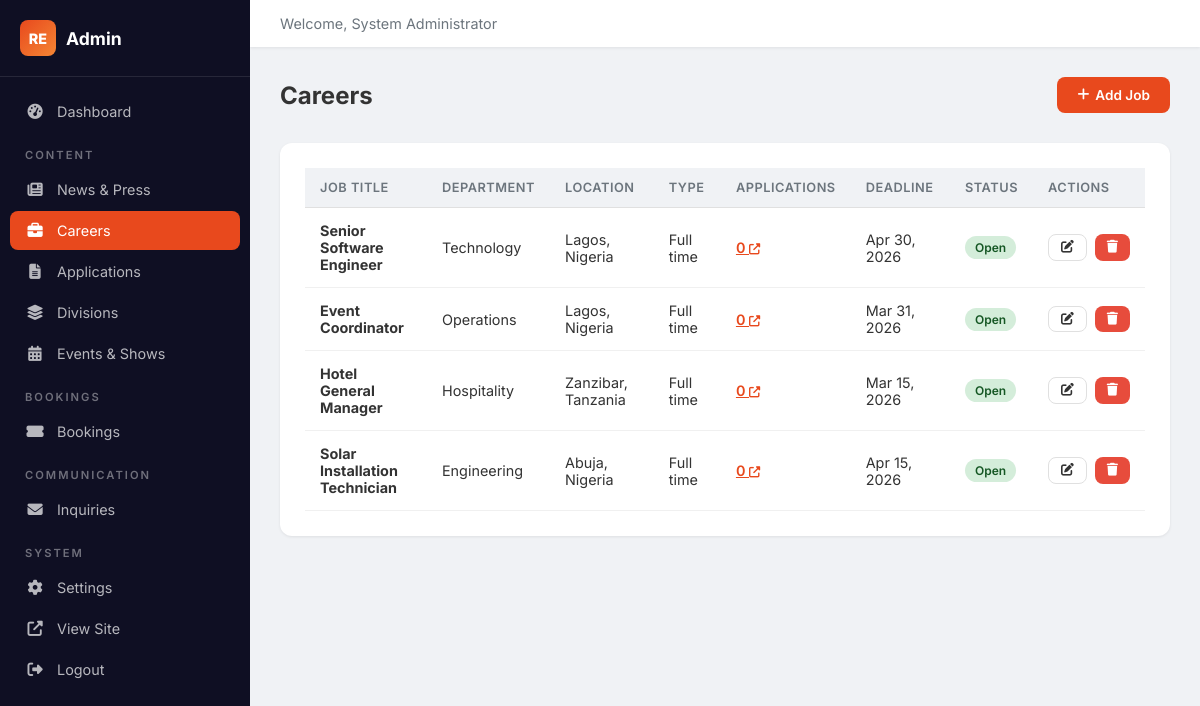
Page /admin/admin-careers.php (signed in) on the committed database.
### tables this page shows
CREATE TABLE IF NOT EXISTS careers (
    id INT AUTO_INCREMENT PRIMARY KEY,
    job_title VARCHAR(200) NOT NULL,
    slug VARCHAR(200) NOT NULL UNIQUE,
    department VARCHAR(100),
    division_id INT DEFAULT NULL,
    location VARCHAR(150),
    employment_type ENUM('full_time','part_time','contract','internship') DEFAULT 'full_time',
    description TEXT,
    requirements TEXT,
    responsibilities TEXT,
    salary_range VARCHAR(100),
    application_deadline DATE,
    status ENUM('open','closed') DEFAULT 'open',
    created_at DATETIME DEFAULT CURRENT_TIMESTAMP
);

### config.php (called while the page is built, shortened)
<?php
try {
    $pdo = new PDO(
        "mysql:host=" . DB_HOST . ";dbname=" . DB_NAME . ";charset=utf8mb4",
        DB_USER,
        DB_PASS,
        [
            PDO::ATTR_ERRMODE => PDO::ERRMODE_EXCEPTION,
            PDO::ATTR_DEFAULT_FETCH_MODE => PDO::FETCH_ASSOC,
            PDO::ATTR_EMULATE_PREPARES => false,
        ]
    );
} catch (PDOException $e) {
    die("Database connection failed. Please check your configuration.");
}
function generateCSRFToken() {
    return $_SESSION['csrf_token'];
}
function sanitize($input) {
    return htmlspecialchars(trim($input), ENT_QUOTES, 'UTF-8');
}
function isAdminLoggedIn() {
    return isset($_SESSION['admin_id']) && !empty($_SESSION['admin_id']);
}
function getCurrentAdmin() {
    global $pdo;
    $stmt = $pdo->prepare("SELECT * FROM admins WHERE id = ? AND status = 'active'");
    $stmt->execute([$_SESSION['admin_id']]);
    return $stmt->fetch();
}

### admin/auth.php (called while the page is built, shortened)
<?php
require_once __DIR__ . '/../config.php';
$currentAdmin = getCurrentAdmin();

### admin/admin-careers.php (the view, shortened to what this page needs)
<?php
require_once 'auth.php';
$action = $_GET['action'] ?? 'list';
$divisions = $pdo->query("SELECT id, division_name FROM divisions WHERE status = 'active' ORDER BY id")->fetchAll();
$editData = null;
require_once 'includes/admin-header.php';
?>
<div class="admin-page-header">
    <h1><?= $action === 'add' ? 'Add Job Posting' : ($action === 'edit' ? 'Edit Job Posting' : 'Careers') ?></h1>
    <?php if ($action === 'list'): ?>
    <a href="?action=add" class="btn-admin btn-admin-primary"><i class="fas fa-plus"></i> Add Job</a>
    <?php else: ?>
    <a href="admin-careers.php" class="btn-admin btn-admin-outline"><i class="fas fa-arrow-left"></i> Back to List</a>
    <?php endif; ?>
</div>
<?php if ($action === 'add' || $action === 'edit'): ?>
<div class="admin-card">
    <div class="admin-card-body">
        <form method="POST" class="admin-form">
            <input type="hidden" name="csrf_token" value="<?= generateCSRFToken() ?>">
            <input type="hidden" name="edit_id" value="<?= $editData['id'] ?? 0 ?>">
            <div class="form-row">
                <div class="form-group">
                    <label>Job Title *</label>
                    <input type="text" name="job_title" class="form-control" value="<?= sanitize($editData['job_title'] ?? '') ?>" required>
                </div>
                <div class="form-group">
                    <label>Department</label>
                    <input type="text" name="department" class="form-control" value="<?= sanitize($editData['department'] ?? '') ?>">
                </div>
            </div>
            <div class="form-row">
                <div class="form-group">
                    <label>Division</label>
                    <select name="division_id" class="form-control">
                        <option value="">Corporate / General</option>
                        <?php foreach ($divisions as $div): ?>
                        <option value="<?= $div['id'] ?>" <?= ($editData['division_id'] ?? '') == $div['id'] ? 'selected' : '' ?>><?= sanitize($div['division_name']) ?></option>
                        <?php endforeach; ?>
                    </select>
                </div>
                <div class="form-group">
                    <label>Location</label>
                    <input type="text" name="location" class="form-control" value="<?= sanitize($editData['location'] ?? '') ?>">
                </div>
            </div>
            <div class="form-row">
                <div class="form-group">
                    <label>Employment Type</label>
                    <select name="employment_type" class="form-control">
                        <?php foreach (['full_time'=>'Full Time','part_time'=>'Part Time','contract'=>'Contract','internship'=>'Internship'] as $val=>$label): ?>
                        <option value="<?= $val ?>" <?= ($editData['employment_type'] ?? '') === $val ? 'selected' : '' ?>><?= $label ?></option>
                        <?php endforeach; ?>
                    </select>
                </div>
                <div class="form-group">
                    <label>Salary Range</label>
                    <input type="text" name="salary_range" class="form-control" value="<?= sanitize($editData['salary_range'] ?? '') ?>" placeholder="e.g. $50,000 - $70,000">
                </div>
            </div>
            <div class="form-group">
                <label>Description</label>
                <textarea name="description" class="form-control" rows="4"><?= sanitize($editData['description'] ?? '') ?></textarea>
            </div>
            <div class="form-group">
                <label>Requirements</label>
                <textarea name="requirements" class="form-control" rows="5"><?= sanitize($editData['requirements'] ?? '') ?></textarea>
                <div class="form-hint">One requirement per line.</div>
            </div>
            <div class="form-group">
                <label>Responsibilities</label>
                <textarea name="responsibilities" class="form-control" rows="5"><?= sanitize($editData['responsibilities'] ?? '') ?></textarea>
                <div class="form-hint">One responsibility per line.</div>
            </div>
            <div class="form-row">
                <div class="form-group">
                    <label>Application Deadline</label>
                    <input type="date" name="application_deadline" class="form-control" value="<?= $editData['application_deadline'] ?? '' ?>">
                </div>
                <div class="form-group">
                    <label>Status</label>
                    <select name="status" class="form-control">
                        <option value="open" <?= ($editData['status'] ?? '') === 'open' ? 'selected' : '' ?>>Open</option>
                        <option value="closed" <?= ($editData['status'] ?? '') === 'closed' ? 'selected' : '' ?>>Closed</option>
                    </select>
                </div>
            </div>
            <button type="submit" class="btn-admin btn-admin-primary"><i class="fas fa-save"></i> <?= $editData ? 'Update' : 'Create' ?> Job Posting</button>
        </form>
    </div>
</div>
<?php else: ?>
<?php
$jobs = $pdo->query("SELECT c.*, (SELECT COUNT(*) FROM job_applications WHERE career_id = c.id) as app_count FROM careers c ORDER BY c.created_at DESC")->fetchAll();
?>
<div class="admin-card">
    <div class="admin-card-body">
        <?php if (empty($jobs)): ?>
        <div class="empty-state">
            <i class="fas fa-briefcase"></i>
            <h3>No job postings yet</h3>
            <p>Click "Add Job" to create your first posting.</p>
        </div>
        <?php else: ?>
        <div class="admin-table-responsive">
            <table class="admin-table">
                <thead>
                    <tr>
                        <th>Job Title</th>
                        <th>Department</th>
                        <th>Location</th>
                        <th>Type</th>
                        <th>Applications</th>
                        <th>Deadline</th>
                        <th>Status</th>
                        <th>Actions</th>
                    </tr>
                </thead>
                <tbody>
                    <?php foreach ($jobs as $job): ?>
                    <tr>
                        <td><strong><?= sanitize($job['job_title']) ?></strong></td>
                        <td><?= sanitize($job['department'] ?: '—') ?></td>
                        <td><?= sanitize($job['location'] ?: '—') ?></td>
                        <td><?= str_replace('_', ' ', ucfirst($job['employment_type'])) ?></td>
                        <td>
                            <a href="admin-applications.php?career_id=<?= $job['id'] ?>" style="color:var(--admin-accent);font-weight:600;">
                                <?= $job['app_count'] ?> <i class="fas fa-external-link-alt" style="font-size:0.7rem;"></i>
                            </a>
                        </td>
                        <td><?= $job['application_deadline'] ? date('M j, Y', strtotime($job['application_deadline'])) : '—' ?></td>
                        <td><span class="badge <?= $job['status'] === 'open' ? 'badge-success' : 'badge-danger' ?>"><?= ucfirst($job['status']) ?></span></td>
                        <td>
                            <div class="actions">
                                <a href="?action=edit&id=<?= $job['id'] ?>" class="btn-admin btn-admin-sm btn-admin-outline"><i class="fas fa-edit"></i></a>
                                <a href="?action=delete&id=<?= $job['id'] ?>&token=<?= generateCSRFToken() ?>" class="btn-admin btn-admin-sm btn-admin-danger" data-confirm="Delete this job posting and all its applications?"><i class="fas fa-trash"></i></a>
                            </div>
                        </td>
                    </tr>
                    <?php endforeach; ?>
                </tbody>
            </table>
        </div>
        <?php endif; ?>
    </div>
</div>
<?php endif; ?>
<?php require_once 'includes/admin-footer.php'; ?>

### admin/includes/admin-header.php (shortened to what this page needs)
<?php
$adminPage = basename($_SERVER['PHP_SELF'], '.php');
?>
<!DOCTYPE html>
<html lang="en">
<head>
    <link rel="stylesheet" href="https://cdnjs.cloudflare.com/ajax/libs/font-awesome/6.5.1/css/all.min.css">
    <link rel="stylesheet" href="<?= SITE_URL ?>/assets/css/admin-style.css">
</head>
<body>
    <div class="admin-layout">
        <aside class="admin-sidebar" id="adminSidebar">
            <div class="sidebar-header">
                <a href="<?= SITE_URL ?>/admin/admin-dashboard.php" class="sidebar-logo">
                    <span class="logo-r">RE</span> Admin
                </a>
            </div>
            <nav class="sidebar-nav">
                <a href="<?= SITE_URL ?>/admin/admin-dashboard.php" class="<?= $adminPage === 'admin-dashboard' ? 'active' : '' ?>">
                    <i class="fas fa-tachometer-alt"></i> Dashboard
                </a>
                <div class="sidebar-section">Content</div>
                <a href="<?= SITE_URL ?>/admin/admin-news.php" class="<?= $adminPage === 'admin-news' ? 'active' : '' ?>">
                    <i class="fas fa-newspaper"></i> News & Press
                </a>
                <a href="<?= SITE_URL ?>/admin/admin-careers.php" class="<?= $adminPage === 'admin-careers' ? 'active' : '' ?>">
                    <i class="fas fa-briefcase"></i> Careers
                </a>
                <a href="<?= SITE_URL ?>/admin/admin-applications.php" class="<?= $adminPage === 'admin-applications' ? 'active' : '' ?>">
                    <i class="fas fa-file-alt"></i> Applications
                </a>
                <a href="<?= SITE_URL ?>/admin/admin-divisions.php" class="<?= $adminPage === 'admin-divisions' ? 'active' : '' ?>">
                    <i class="fas fa-layer-group"></i> Divisions
                </a>
                <a href="<?= SITE_URL ?>/admin/admin-events.php" class="<?= $adminPage === 'admin-events' ? 'active' : '' ?>">
                    <i class="fas fa-calendar-alt"></i> Events & Shows
                </a>
                <div class="sidebar-section">Bookings</div>
                <a href="<?= SITE_URL ?>/admin/admin-bookings.php" class="<?= $adminPage === 'admin-bookings' ? 'active' : '' ?>">
                    <i class="fas fa-ticket-alt"></i> Bookings
                </a>
                <div class="sidebar-section">Communication</div>
                <a href="<?= SITE_URL ?>/admin/admin-inquiries.php" class="<?= $adminPage === 'admin-inquiries' ? 'active' : '' ?>">
                    <i class="fas fa-envelope"></i> Inquiries
                </a>
                <div class="sidebar-section">System</div>
                <a href="<?= SITE_URL ?>/admin/admin-settings.php" class="<?= $adminPage === 'admin-settings' ? 'active' : '' ?>">
                    <i class="fas fa-cog"></i> Settings
                </a>
                <a href="<?= SITE_URL ?>" target="_blank">
                    <i class="fas fa-external-link-alt"></i> View Site
                </a>
                <a href="<?= SITE_URL ?>/admin/logout.php" class="logout-link">
                    <i class="fas fa-sign-out-alt"></i> Logout
                </a>
            </nav>
        </aside>
        <div class="admin-main">
            <header class="admin-topbar">
                <div class="topbar-right">
                    <span class="admin-greeting">Welcome, <?= sanitize($currentAdmin['full_name']) ?></span>
                </div>
            </header>
            <div class="admin-content">

### rows in the picture
careers: job_title "Senior Software Engineer", department "Technology", location "Lagos, Nigeria", employment_type "Full time", app_count "0", application_deadline "Apr 30, 2026", status "Open"
careers: job_title "Event Coordinator", department "Operations", location "Lagos, Nigeria", employment_type "Full time", app_count "0", application_deadline "Mar 31, 2026", status "Open"
careers: job_title "Hotel General Manager", department "Hospitality", location "Zanzibar, Tanzania", employment_type "Full time", app_count "0", application_deadline "Mar 15, 2026", status "Open"
careers: job_title "Solar Installation Technician", department "Engineering", location "Abuja, Nigeria", employment_type "Full time", app_count "0", application_deadline "Apr 15, 2026", status "Open"

### other values in the picture
$currentAdmin['full_name'] "System Administrator"
